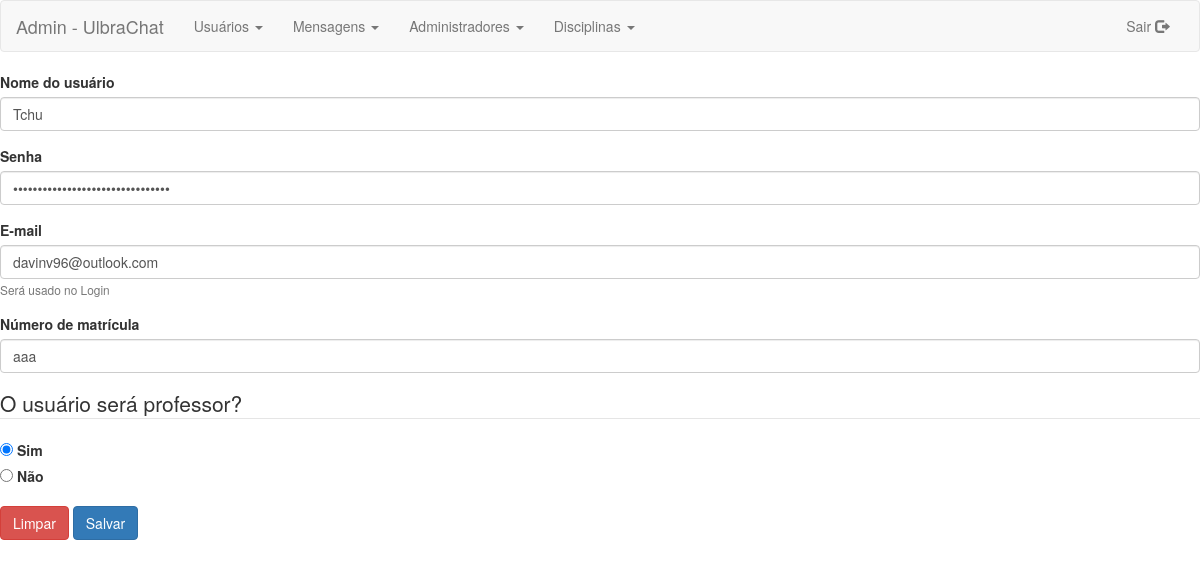
Page /admin/editar_usuarios.php?id=15 on the earlier database version.
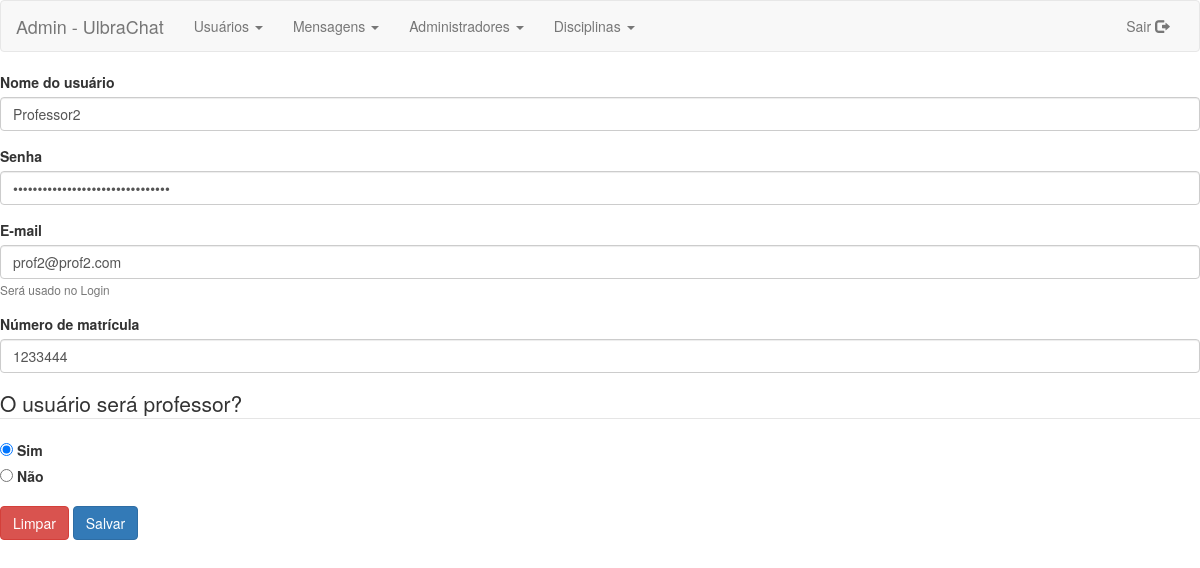
Same page on the later database version.
### tables this page shows
CREATE TABLE `usuarios` (
  `id` int(11) NOT NULL,
  `nome` text NOT NULL,
  `senha` text NOT NULL,
  `status` tinyint(1) NOT NULL DEFAULT '0',
  `num_matricula` text NOT NULL,
  `email` text NOT NULL,
  `professor` tinyint(1) NOT NULL DEFAULT '0'
);

### admin/editar_usuarios.php (the view, shortened to what this page needs)
<?php
$con = conectar();
?>
<!DOCTYPE html>
<html>
	<head>
		<link rel="stylesheet" href="css/bootstrap.min.css">
		<link rel="stylesheet" type="text/css" href="css/style.css">
	</head>
		<body>
		<nav class="navbar navbar-default">
				<div class="container-fluid">
				<div class="navbar-header">
				<a class="navbar-brand" href="http://localhost/projeto_msg/admin/home.php">Admin - UlbraChat</a>
				</div>
				<div class="collapse navbar-collapse" id="bs-example-navbar-collapse-1">
					<ul class="nav navbar-nav">
						<li class="dropdown">
						<a href="#" class="dropdown-toggle" data-toggle="dropdown" role="button" aria-haspopup="true" aria-expanded="false">Usuários <span class="caret"></span></a>
						</li>
						<li class="dropdown">
						<a href="#" class="dropdown-toggle" data-toggle="dropdown" role="button" aria-haspopup="true" aria-expanded="false">Mensagens <span class="caret"></span></a>
						</li>
						<li class="dropdown">
						<a href="#" class="dropdown-toggle" data-toggle="dropdown" role="button" aria-haspopup="true" aria-expanded="false">Administradores <span class="caret"></span></a>
						</li>
						<li class="dropdown">
						<a href="#" class="dropdown-toggle" data-toggle="dropdown" role="button" aria-haspopup="true" aria-expanded="false">Disciplinas <span class="caret"></span></a>
						</li>
					</ul>
					<ul class="nav navbar-nav navbar-right">
						<li><a href="http://localhost/projeto_msg/admin/logout.php">Sair <span class="glyphicon glyphicon-log-out"></span></a></li>
					</ul>
					</div>
			</nav>
		</body>
					<?php
						$id = $_GET['id'];
						$q = mysqli_query($con, "SELECT * FROM `usuarios` WHERE id='$id'");
						while($row = mysqli_fetch_assoc($q)){
							$array[] = $row;
						}
						foreach ($array as $row){
						?>
							<form name="cadastro-usuario" action="" method="POST">
								<div class="form-group">
									<label for="exampleInputEmail1">Nome do usuário</label>
									<input type="text" class="form-control" id="nome_usuario" name="nome" placeholder="Digite seu nome e sobrenome" required value=<?php echo $row['nome'];?>>
								</div>
								<div class="form-group">
									<label for="exampleInputPassword1">Senha</label>
									<input type="password" class="form-control" id="senha_usuario" name="senha" placeholder="Digite sua Senha" required value=<?php echo $row['senha'];?>>
								</div>
								<div class="form-group">
									<label for="exampleInputEmail1">E-mail</label>
									<input type="email" class="form-control" id="email_usuario" name="email" aria-describedby="emailHelp" placeholder="Informe seu email" required value=<?php echo $row['email'];?>>
									<small id="emailHelp" class="form-text text-muted">Será usado no Login</small>
								</div>
								<div class="form-group">
									<label for="exampleInputEmail1">Número de matrícula</label>
									<input type="text" class="form-control" name="nummatricula" id="num_matricula" placeholder="Informe o número de matrícula" required value=<?php echo $row['num_matricula'];?>>
								</div>
								<fieldset class="form-group">
									<legend>O usuário será professor?</legend>
									<div class="form-check">
									<label class="form-check-label">
										<input type="radio" class="form-check-input" name="radio_professor" id="optionsRadios1" value="1" checked>
										Sim
									</label>
									</div>
									<div class="form-check">
									<label class="form-check-label">
										<input type="radio" class="form-check-input" name="radio_professor" id="optionsRadios2" value="0">
										Não
									</label>
									</div>
								</fieldset>
								<button type="reset" class="btn btn-danger">Limpar</button>
								<button type="submit" class="btn btn-primary" name="cadastrar">Salvar</button>
							</form>
						<?php
						}
				?>
</html>

Differences in the rows shown:
removed usuarios: nome "Tchu", email "davinv96@outlook.com", nummatricula "aaa"
added usuarios: nome "Professor2", email "prof2@prof2.com", nummatricula "1233444"
